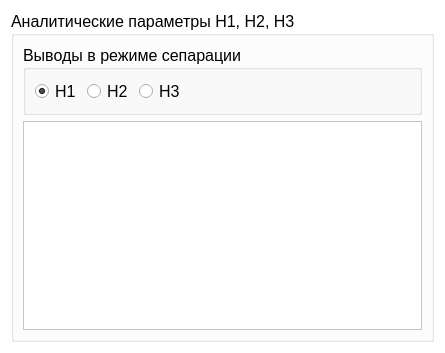
<?xml version="1.0" encoding="UTF-8"?>
<ui version="4.0">
 <class>SPRSettingsFormulaWidget</class>
 <widget class="QWidget" name="SPRSettingsFormulaWidget">
  <property name="geometry">
   <rect>
    <x>0</x>
    <y>0</y>
    <width>445</width>
    <height>353</height>
   </rect>
  </property>
  <property name="palette">
   <palette>
    <active>
     <colorrole role="WindowText">
      <brush brushstyle="SolidPattern">
       <color alpha="255">
        <red>0</red>
        <green>0</green>
        <blue>0</blue>
       </color>
      </brush>
     </colorrole>
     <colorrole role="Button">
      <brush brushstyle="SolidPattern">
       <color alpha="255">
        <red>255</red>
        <green>255</green>
        <blue>255</blue>
       </color>
      </brush>
     </colorrole>
     <colorrole role="Light">
      <brush brushstyle="SolidPattern">
       <color alpha="255">
        <red>255</red>
        <green>255</green>
        <blue>255</blue>
       </color>
      </brush>
     </colorrole>
     <colorrole role="Midlight">
      <brush brushstyle="SolidPattern">
       <color alpha="255">
        <red>255</red>
        <green>255</green>
        <blue>255</blue>
       </color>
      </brush>
     </colorrole>
     <colorrole role="Dark">
      <brush brushstyle="SolidPattern">
       <color alpha="255">
        <red>127</red>
        <green>127</green>
        <blue>127</blue>
       </color>
      </brush>
     </colorrole>
     <colorrole role="Mid">
      <brush brushstyle="SolidPattern">
       <color alpha="255">
        <red>170</red>
        <green>170</green>
        <blue>170</blue>
       </color>
      </brush>
     </colorrole>
     <colorrole role="Text">
      <brush brushstyle="SolidPattern">
       <color alpha="255">
        <red>0</red>
        <green>0</green>
        <blue>0</blue>
       </color>
      </brush>
     </colorrole>
     <colorrole role="BrightText">
      <brush brushstyle="SolidPattern">
       <color alpha="255">
        <red>255</red>
        <green>255</green>
        <blue>255</blue>
       </color>
      </brush>
     </colorrole>
     <colorrole role="ButtonText">
      <brush brushstyle="SolidPattern">
       <color alpha="255">
        <red>0</red>
        <green>0</green>
        <blue>0</blue>
       </color>
      </brush>
     </colorrole>
     <colorrole role="Base">
      <brush brushstyle="SolidPattern">
       <color alpha="255">
        <red>255</red>
        <green>255</green>
        <blue>255</blue>
       </color>
      </brush>
     </colorrole>
     <colorrole role="Window">
      <brush brushstyle="SolidPattern">
       <color alpha="255">
        <red>255</red>
        <green>255</green>
        <blue>255</blue>
       </color>
      </brush>
     </colorrole>
     <colorrole role="Shadow">
      <brush brushstyle="SolidPattern">
       <color alpha="255">
        <red>0</red>
        <green>0</green>
        <blue>0</blue>
       </color>
      </brush>
     </colorrole>
     <colorrole role="AlternateBase">
      <brush brushstyle="SolidPattern">
       <color alpha="255">
        <red>255</red>
        <green>255</green>
        <blue>255</blue>
       </color>
      </brush>
     </colorrole>
     <colorrole role="ToolTipBase">
      <brush brushstyle="SolidPattern">
       <color alpha="255">
        <red>255</red>
        <green>255</green>
        <blue>220</blue>
       </color>
      </brush>
     </colorrole>
     <colorrole role="ToolTipText">
      <brush brushstyle="SolidPattern">
       <color alpha="255">
        <red>0</red>
        <green>0</green>
        <blue>0</blue>
       </color>
      </brush>
     </colorrole>
    </active>
    <inactive>
     <colorrole role="WindowText">
      <brush brushstyle="SolidPattern">
       <color alpha="255">
        <red>0</red>
        <green>0</green>
        <blue>0</blue>
       </color>
      </brush>
     </colorrole>
     <colorrole role="Button">
      <brush brushstyle="SolidPattern">
       <color alpha="255">
        <red>255</red>
        <green>255</green>
        <blue>255</blue>
       </color>
      </brush>
     </colorrole>
     <colorrole role="Light">
      <brush brushstyle="SolidPattern">
       <color alpha="255">
        <red>255</red>
        <green>255</green>
        <blue>255</blue>
       </color>
      </brush>
     </colorrole>
     <colorrole role="Midlight">
      <brush brushstyle="SolidPattern">
       <color alpha="255">
        <red>255</red>
        <green>255</green>
        <blue>255</blue>
       </color>
      </brush>
     </colorrole>
     <colorrole role="Dark">
      <brush brushstyle="SolidPattern">
       <color alpha="255">
        <red>127</red>
        <green>127</green>
        <blue>127</blue>
       </color>
      </brush>
     </colorrole>
     <colorrole role="Mid">
      <brush brushstyle="SolidPattern">
       <color alpha="255">
        <red>170</red>
        <green>170</green>
        <blue>170</blue>
       </color>
      </brush>
     </colorrole>
     <colorrole role="Text">
      <brush brushstyle="SolidPattern">
       <color alpha="255">
        <red>0</red>
        <green>0</green>
        <blue>0</blue>
       </color>
      </brush>
     </colorrole>
     <colorrole role="BrightText">
      <brush brushstyle="SolidPattern">
       <color alpha="255">
        <red>255</red>
        <green>255</green>
        <blue>255</blue>
       </color>
      </brush>
     </colorrole>
     <colorrole role="ButtonText">
      <brush brushstyle="SolidPattern">
       <color alpha="255">
        <red>0</red>
        <green>0</green>
        <blue>0</blue>
       </color>
      </brush>
     </colorrole>
     <colorrole role="Base">
      <brush brushstyle="SolidPattern">
       <color alpha="255">
        <red>255</red>
        <green>255</green>
        <blue>255</blue>
       </color>
      </brush>
     </colorrole>
     <colorrole role="Window">
      <brush brushstyle="SolidPattern">
       <color alpha="255">
        <red>255</red>
        <green>255</green>
        <blue>255</blue>
       </color>
      </brush>
     </colorrole>
     <colorrole role="Shadow">
      <brush brushstyle="SolidPattern">
       <color alpha="255">
        <red>0</red>
        <green>0</green>
        <blue>0</blue>
       </color>
      </brush>
     </colorrole>
     <colorrole role="AlternateBase">
      <brush brushstyle="SolidPattern">
       <color alpha="255">
        <red>255</red>
        <green>255</green>
        <blue>255</blue>
       </color>
      </brush>
     </colorrole>
     <colorrole role="ToolTipBase">
      <brush brushstyle="SolidPattern">
       <color alpha="255">
        <red>255</red>
        <green>255</green>
        <blue>220</blue>
       </color>
      </brush>
     </colorrole>
     <colorrole role="ToolTipText">
      <brush brushstyle="SolidPattern">
       <color alpha="255">
        <red>0</red>
        <green>0</green>
        <blue>0</blue>
       </color>
      </brush>
     </colorrole>
    </inactive>
    <disabled>
     <colorrole role="WindowText">
      <brush brushstyle="SolidPattern">
       <color alpha="255">
        <red>127</red>
        <green>127</green>
        <blue>127</blue>
       </color>
      </brush>
     </colorrole>
     <colorrole role="Button">
      <brush brushstyle="SolidPattern">
       <color alpha="255">
        <red>255</red>
        <green>255</green>
        <blue>255</blue>
       </color>
      </brush>
     </colorrole>
     <colorrole role="Light">
      <brush brushstyle="SolidPattern">
       <color alpha="255">
        <red>255</red>
        <green>255</green>
        <blue>255</blue>
       </color>
      </brush>
     </colorrole>
     <colorrole role="Midlight">
      <brush brushstyle="SolidPattern">
       <color alpha="255">
        <red>255</red>
        <green>255</green>
        <blue>255</blue>
       </color>
      </brush>
     </colorrole>
     <colorrole role="Dark">
      <brush brushstyle="SolidPattern">
       <color alpha="255">
        <red>127</red>
        <green>127</green>
        <blue>127</blue>
       </color>
      </brush>
     </colorrole>
     <colorrole role="Mid">
      <brush brushstyle="SolidPattern">
       <color alpha="255">
        <red>170</red>
        <green>170</green>
        <blue>170</blue>
       </color>
      </brush>
     </colorrole>
     <colorrole role="Text">
      <brush brushstyle="SolidPattern">
       <color alpha="255">
        <red>127</red>
        <green>127</green>
        <blue>127</blue>
       </color>
      </brush>
     </colorrole>
     <colorrole role="BrightText">
      <brush brushstyle="SolidPattern">
       <color alpha="255">
        <red>255</red>
        <green>255</green>
        <blue>255</blue>
       </color>
      </brush>
     </colorrole>
     <colorrole role="ButtonText">
      <brush brushstyle="SolidPattern">
       <color alpha="255">
        <red>127</red>
        <green>127</green>
        <blue>127</blue>
       </color>
      </brush>
     </colorrole>
     <colorrole role="Base">
      <brush brushstyle="SolidPattern">
       <color alpha="255">
        <red>255</red>
        <green>255</green>
        <blue>255</blue>
       </color>
      </brush>
     </colorrole>
     <colorrole role="Window">
      <brush brushstyle="SolidPattern">
       <color alpha="255">
        <red>255</red>
        <green>255</green>
        <blue>255</blue>
       </color>
      </brush>
     </colorrole>
     <colorrole role="Shadow">
      <brush brushstyle="SolidPattern">
       <color alpha="255">
        <red>0</red>
        <green>0</green>
        <blue>0</blue>
       </color>
      </brush>
     </colorrole>
     <colorrole role="AlternateBase">
      <brush brushstyle="SolidPattern">
       <color alpha="255">
        <red>255</red>
        <green>255</green>
        <blue>255</blue>
       </color>
      </brush>
     </colorrole>
     <colorrole role="ToolTipBase">
      <brush brushstyle="SolidPattern">
       <color alpha="255">
        <red>255</red>
        <green>255</green>
        <blue>220</blue>
       </color>
      </brush>
     </colorrole>
     <colorrole role="ToolTipText">
      <brush brushstyle="SolidPattern">
       <color alpha="255">
        <red>0</red>
        <green>0</green>
        <blue>0</blue>
       </color>
      </brush>
     </colorrole>
    </disabled>
   </palette>
  </property>
  <property name="windowTitle">
   <string>Form</string>
  </property>
  <layout class="QVBoxLayout" name="verticalLayout_2">
   <item>
    <widget class="QGroupBox" name="groupBox_2">
     <property name="font">
      <font>
       <family>Tahoma</family>
       <pointsize>12</pointsize>
      </font>
     </property>
     <property name="title">
      <string>Аналитические параметры H1, H2, H3</string>
     </property>
     <layout class="QVBoxLayout" name="verticalLayout_3">
      <item>
       <widget class="QGroupBox" name="groupBox">
        <property name="maximumSize">
         <size>
          <width>16777215</width>
          <height>70</height>
         </size>
        </property>
        <property name="font">
         <font>
          <family>Tahoma</family>
          <pointsize>12</pointsize>
          <underline>false</underline>
         </font>
        </property>
        <property name="title">
         <string>Выводы в режиме сепарации</string>
        </property>
        <layout class="QHBoxLayout" name="horizontalLayout">
         <item>
          <widget class="QRadioButton" name="rbH1Resume">
           <property name="text">
            <string>H1</string>
           </property>
           <property name="checked">
            <bool>true</bool>
           </property>
          </widget>
         </item>
         <item>
          <widget class="QRadioButton" name="rbH2Resume">
           <property name="text">
            <string>H2</string>
           </property>
          </widget>
         </item>
         <item>
          <widget class="QRadioButton" name="rbH3Resume">
           <property name="text">
            <string>H3</string>
           </property>
          </widget>
         </item>
         <item>
          <spacer name="hS">
           <property name="orientation">
            <enum>Qt::Horizontal</enum>
           </property>
           <property name="sizeHint" stdset="0">
            <size>
             <width>40</width>
             <height>20</height>
            </size>
           </property>
          </spacer>
         </item>
        </layout>
       </widget>
      </item>
      <item>
       <widget class="QScrollArea" name="scrollArea">
        <property name="enabled">
         <bool>true</bool>
        </property>
        <property name="verticalScrollBarPolicy">
         <enum>Qt::ScrollBarAsNeeded</enum>
        </property>
        <property name="widgetResizable">
         <bool>true</bool>
        </property>
        <property name="alignment">
         <set>Qt::AlignLeading|Qt::AlignLeft|Qt::AlignTop</set>
        </property>
        <widget class="QWidget" name="scrollAreaWidgetContents">
         <property name="geometry">
          <rect>
           <x>0</x>
           <y>0</y>
           <width>405</width>
           <height>226</height>
          </rect>
         </property>
         <property name="sizePolicy">
          <sizepolicy hsizetype="Expanding" vsizetype="Expanding">
           <horstretch>0</horstretch>
           <verstretch>0</verstretch>
          </sizepolicy>
         </property>
         <layout class="QVBoxLayout" name="verticalLayout">
          <property name="leftMargin">
           <number>3</number>
          </property>
          <property name="topMargin">
           <number>0</number>
          </property>
          <property name="rightMargin">
           <number>3</number>
          </property>
          <property name="bottomMargin">
           <number>0</number>
          </property>
          <item>
           <widget class="SPRFormulaItemWidget" name="wFormula1" native="true"/>
          </item>
          <item>
           <widget class="SPRFormulaItemWidget" name="wFormula2" native="true"/>
          </item>
          <item>
           <widget class="SPRFormulaItemWidget" name="wFormula3" native="true"/>
          </item>
         </layout>
        </widget>
       </widget>
      </item>
     </layout>
    </widget>
   </item>
  </layout>
 </widget>
 <customwidgets>
  <customwidget>
   <class>SPRFormulaItemWidget</class>
   <extends>QWidget</extends>
   <header>sprformulaitemwidget.h</header>
   <container>1</container>
  </customwidget>
 </customwidgets>
 <resources/>
 <connections>
  <connection>
   <sender>rbH1Resume</sender>
   <signal>toggled(bool)</signal>
   <receiver>wFormula1</receiver>
   <slot>setVisible(bool)</slot>
   <hints>
    <hint type="sourcelabel">
     <x>41</x>
     <y>55</y>
    </hint>
    <hint type="destinationlabel">
     <x>182</x>
     <y>175</y>
    </hint>
   </hints>
  </connection>
  <connection>
   <sender>rbH1Resume</sender>
   <signal>toggled(bool)</signal>
   <receiver>wFormula2</receiver>
   <slot>setHidden(bool)</slot>
   <hints>
    <hint type="sourcelabel">
     <x>41</x>
     <y>55</y>
    </hint>
    <hint type="destinationlabel">
     <x>182</x>
     <y>356</y>
    </hint>
   </hints>
  </connection>
  <connection>
   <sender>rbH1Resume</sender>
   <signal>toggled(bool)</signal>
   <receiver>wFormula3</receiver>
   <slot>setHidden(bool)</slot>
   <hints>
    <hint type="sourcelabel">
     <x>41</x>
     <y>55</y>
    </hint>
    <hint type="destinationlabel">
     <x>182</x>
     <y>537</y>
    </hint>
   </hints>
  </connection>
  <connection>
   <sender>rbH2Resume</sender>
   <signal>toggled(bool)</signal>
   <receiver>wFormula1</receiver>
   <slot>setVisible(bool)</slot>
   <hints>
    <hint type="sourcelabel">
     <x>93</x>
     <y>55</y>
    </hint>
    <hint type="destinationlabel">
     <x>182</x>
     <y>175</y>
    </hint>
   </hints>
  </connection>
  <connection>
   <sender>rbH2Resume</sender>
   <signal>toggled(bool)</signal>
   <receiver>wFormula2</receiver>
   <slot>setVisible(bool)</slot>
   <hints>
    <hint type="sourcelabel">
     <x>93</x>
     <y>55</y>
    </hint>
    <hint type="destinationlabel">
     <x>182</x>
     <y>356</y>
    </hint>
   </hints>
  </connection>
  <connection>
   <sender>rbH2Resume</sender>
   <signal>toggled(bool)</signal>
   <receiver>wFormula3</receiver>
   <slot>setHidden(bool)</slot>
   <hints>
    <hint type="sourcelabel">
     <x>93</x>
     <y>55</y>
    </hint>
    <hint type="destinationlabel">
     <x>182</x>
     <y>537</y>
    </hint>
   </hints>
  </connection>
  <connection>
   <sender>rbH3Resume</sender>
   <signal>toggled(bool)</signal>
   <receiver>wFormula1</receiver>
   <slot>setVisible(bool)</slot>
   <hints>
    <hint type="sourcelabel">
     <x>145</x>
     <y>55</y>
    </hint>
    <hint type="destinationlabel">
     <x>182</x>
     <y>175</y>
    </hint>
   </hints>
  </connection>
  <connection>
   <sender>rbH3Resume</sender>
   <signal>toggled(bool)</signal>
   <receiver>wFormula2</receiver>
   <slot>setVisible(bool)</slot>
   <hints>
    <hint type="sourcelabel">
     <x>145</x>
     <y>55</y>
    </hint>
    <hint type="destinationlabel">
     <x>182</x>
     <y>356</y>
    </hint>
   </hints>
  </connection>
  <connection>
   <sender>rbH3Resume</sender>
   <signal>toggled(bool)</signal>
   <receiver>wFormula3</receiver>
   <slot>setVisible(bool)</slot>
   <hints>
    <hint type="sourcelabel">
     <x>145</x>
     <y>55</y>
    </hint>
    <hint type="destinationlabel">
     <x>182</x>
     <y>537</y>
    </hint>
   </hints>
  </connection>
 </connections>
</ui>
